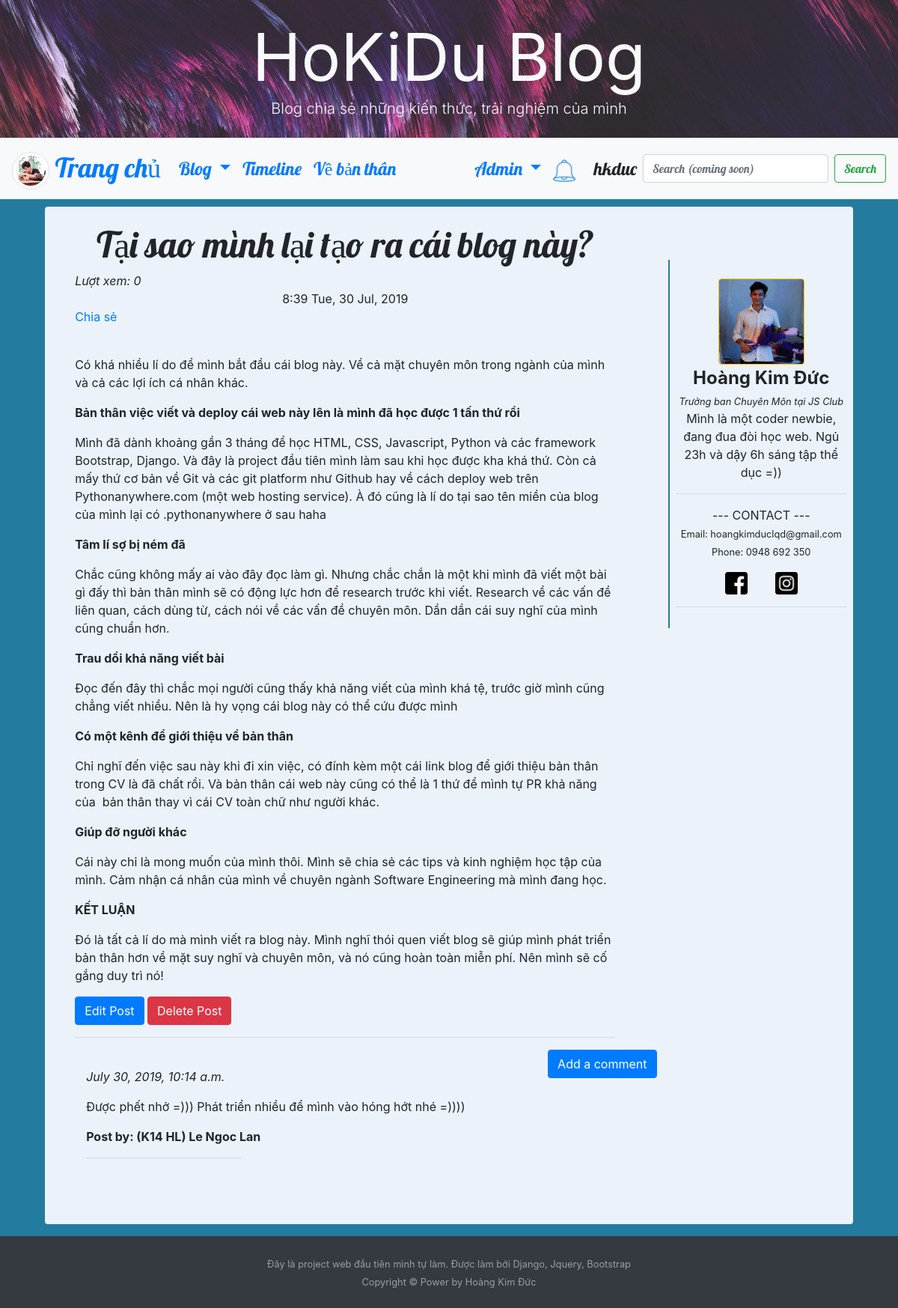
The page /post/8/ (signed in) on the database its author committed.
### blog/models.py (models this page shows, shortened)
class Post(models.Model):
   author = models.ForeignKey('auth.User', on_delete=models.CASCADE)
   title = models.CharField(max_length=200)
   text = models.TextField()
   create_date = models.DateTimeField(default=timezone.now)
   published_date = models.DateTimeField(blank=True,null=True)
   tag = models.CharField(choices=tag_list, max_length=20, default='tag1')
   view = models.IntegerField()

class Comment(models.Model):
   post = models.ForeignKey(
      'blog.Post', related_name='comments', on_delete=models.CASCADE)
   author = models.CharField(max_length=200)
   text = models.TextField()
   create_date = models.DateTimeField(default=timezone.now)
   approved_comment = models.BooleanField(default=False)

### blog/views.py (the view)
class PostDetailView(DetailView):
   context_object_name = 'post_detail'
   model = Post
   def get_object(self):
      post = super().get_object()
      if not self.request.user.is_authenticated:
         post.increase_view()
      return post

### blog/models.py (called while the page is built)
   def __str__(self):
      template = f'{self.person} {self.action} {self.post_title}'
      return template

### blog/views.py (called while the page is built)
   def get_context_data(self, **kwargs):
        ctx = super(DetailView, self).get_context_data(**kwargs)
        ctx['Notification'] = Notification.objects.order_by('-time')
        return ctx

### blog/templates/blog/post_detail.html (shortened to what this page needs)
   {% extends "blog/base.html" %}
   {% block content %}
   <h1 class="posttitle loader">{{post_detail.title}}</h1>
   {% if post_detail.published_date %}
      {% if user.is_authenticated %}
         <em>Lượt xem: {{ post_detail.view }}</em>
      {% endif %}
      <div class="date postdate">
         {{ post_detail.published_date|date:"G:i D, d M, Y" }}
      </div>
   {% else %}
      <a href="{% url 'post_publish' pk=post_detail.pk  %}" class="btn btn-info">Publish</a>
   {% endif %}
   <div class="fb-share-button" data-href="https://developers.facebook.com/docs/plugins/" data-layout="button"
      data-size="large"><a target="_blank"
         href="https://www.facebook.com/sharer/sharer.php?u=https%3A%2F%2Fdevelopers.facebook.com%2Fdocs%2Fplugins%2F&amp;src=sdkpreparse"
         class="fb-xfbml-parse-ignore">Chia sẻ</a></div> <br>
   <p class="postcontent">{{post_detail.text|safe|linebreaksbr}}</p>
   {% if user.is_authenticated %}
      <a class="btn btn-primary" href="{% url 'post_edit' pk=post_detail.pk %}">
         <span class="glyphicon glyphicon-pencil">Edit Post</span>
      </a>
      <a class="btn btn-danger" href="{% url 'post_remove' pk=post_detail.pk %}">
         <span class="glyphicon glyphicon-remove">Delete Post</span>
      </a>
   {% endif %}
   <hr>
   <a class="btn btn-primary btn-comment" href="{% url 'add_comment_to_post' pk=post_detail.pk %}">Add a comment</a>
   <div class="container">
      {% for comment in post_detail.comments.all  %}
      <br>
         {% if user.is_authenticated or comment.approved_comment %}
         <em>{{ comment.create_date }}</em>
            <p>{{ comment.text|safe|linebreaksbr }}</p>
            <p><b>Post by: {{ comment.author }}</b></p>
            <div style="width: 30%"><hr></div>
         {% endif %}
      {% empty %}
         <p>No Comments</p>
      {% endfor %}
   </div>
   {% endblock content %}

### blog/templates/blog/base.html (shortened to what this page needs)
<!DOCTYPE html>
{% load staticfiles %}
<html lang="en" dir="ltr">
<head>
   <link rel="stylesheet" href="https://maxcdn.bootstrapcdn.com/bootstrap/4.3.1/css/bootstrap.min.css">
   <link rel="stylesheet" href="//cdn.jsdelivr.net/npm/medium-editor@latest/dist/css/medium-editor.min.css"
      type="text/css" media="screen" charset="utf-8">
   <link rel="stylesheet" href="{% static 'css/blog.css' %}">
</head>
<body>
   <link rel="stylesheet" href="https://maxcdn.bootstrapcdn.com/font-awesome/4.7.0/css/font-awesome.min.css">
   <section class=" align-items-center d-flex bg-dark"
      style="height:40vh; background-size: cover; background-image: url(/static/images/base/header.jpg);">
      <div class="container-fluid">
         <div class="row  justify-content-center align-items-left d-flex text-center h-100">
            <div class="col-12 col-md-8 mt-4 h-50 ">
               <h1 class="display-2  text-light mb-auto mt-auto"><strong>HoKiDu Blog</strong> </h1>
               <p class="lead  text-light mb-4">Blog chia sẻ những kiến thức, trải nghiệm của mình</p>
            </div>
         </div>
      </div>
   </section>
   <nav class="navbar navbar-expand-lg bg-light techfont">
      <a class="navbar-brand bigbrand" href="{% url 'post_list' %}"><img style="height: 50px; width: 50px;"
            class="img-thumbnail rounded-circle" src="{% static 'images/base/brand.jpg' %}"> Trang chủ</a>
      <div class="collapse navbar-collapse" id="navbarSupportedContent">
         <ul class="navbar-nav mr-auto">
            <li class="nav-item dropdown">
               <a class="nav-link dropdown-toggle" href="#" id="navbarDropdown" role="button" data-toggle="dropdown"
                  aria-haspopup="true" aria-expanded="false">
                  Blog
               </a>
            </li>
            <li class="nav-item active">
               <a class="nav-link" href="#">Timeline</a>
            </li>
            <li class="nav-item active">
               <a class="nav-link" href="{% url 'about' %}">Về bản thân <span class="sr-only">(current)</span></a>
            </li>
         </ul>
         <ul class="navbar-nav navbar-right">
            {% if user.is_authenticated %}
            <li class="nav-item dropdown">
               <a class="nav-link dropdown-toggle" href="#" id="adminDropdown" role="button" data-toggle="dropdown"
                  aria-haspopup="true" aria-expanded="false">
                  Admin
               </a>
            </li>
            <li class="nav-item pr-2 mt-auto mb-auto dropdown">
               <a class="nav-link" href="#" id="NotificationDropdown"
                   role="button" data-toggle="dropdown"
                  aria-haspopup="true" aria-expanded="false">
                  <img style="height: 30px" src="{% static 'icons/bell.png' %}">
               </a>
            </li>
            <li class="nav-item"><a class="nav-link">{{user.username}}</a></li>
            {% else %}
            <li class="nav-item "><a class="nav-link" href="{% url 'login' %}">
               <img style="height:25px; width:25px;" src="{% static 'icons/admin.png' %}" alt="">
            </a></li>
            {% endif %}
         </ul>
         <form class="form-inline my-2 my-lg-0">
            <input class="form-control mr-sm-2" type="search" placeholder="Search (coming soon)" aria-label="Search">
            <button class="btn btn-outline-success my-2 my-sm-0" type="submit">Search</button>
         </form>
      </div>
   </nav>
   <div class="content rounded mb-3">
      <div class="row mt-3">
         <div class="col-lg-9">
            <div class="blog_posts">
               {% block content %}
               {% endblock content %}
            </div>
         </div>
         <div class="col-lg-3 text-center">
            <div class="sidebar sticky-top">
               <div class="profile pr-2 pl-2 verticalline">
                  <img class="w-50 rounded border border-warning" src="{% static 'images/base/icon.jpg' %}" alt=""><br>
                  <b class="bigbrand">Hoàng Kim Đức</b> <br>
                  <em><small>Trưởng ban Chuyên Môn tại JS Club</small></em>
                  <p>Mình là một coder newbie, đang đua đòi học web. Ngủ 23h và dậy 6h sáng tập thể dục =))</p>
                  <hr>
                  <p>--- CONTACT ---<br>
                     <small>Email: hoangkimduclqd@gmail.com</small><br>
                     <small>Phone: 0948 692 350</small>
                     <div>
                        <a style="display: inline;" class="nav-link" href="https://www.facebook.com/hokiduc"
                           target="_blank" rel="noopener noreferrer">
                           <img style="height:30px; width:30px;" src="{% static 'icons/facebook.png' %}" alt="">
                        </a>
                        <a style="display: inline;" class="nav-link" href="https://www.instagram.com/kimduwsc/"
                           target="_blank" rel="noopener noreferrer">
                           <img style="height:30px; width:30px;" src="{% static 'icons/instagram.png' %}" alt="">
                        </a>
                     </div>
                  </p>
                  <hr>
               </div>
            </div>
         </div>
      </div>
      <br><br><br>
   </div>
   <footer id="sticky-footer" class="py-4 bg-dark text-white-50">
      <div class="container text-center">
         <small>Đây là project web đầu tiên mình tự làm. Được làm bởi Django, Jquery, Bootstrap
            <br>Copyright &copy; Power by Hoàng Kim Đức</small>
      </div>
   </footer>
</body>
</html>

### blog/static/css/blog.css (style rules this page uses)
body { background-color: #247BA0; }
.content { background-color: #EBF2FA; width: 90%; margin-left: auto; margin-right: auto; padding-top: 0.5%; }
.blog_posts { width: 90%; margin-left: auto; margin-right: auto; }
.techfont { font-family: 'Lobster', cursive; font-size: 1.5em; margin-bottom: 10px; }
.bigbrand { font-size: 1.5em }
.postdate { text-align: center; }
.posttitle { font-family: 'Lobster', cursive; font-size: 3em; text-align: center; }
.postcontent { font-family: 'Noto Sans', sans-serif; font-size: 2em; }
.btn-comment { position: absolute; right: 0px; }
.verticalline { border-left: 2px solid #247BA0; }
.profile { padding-top: 10%; padding-bottom: 5% }
.sidebar { padding-top: 20% }
.loader { filter: hue-rotate(0deg); color: linear-gradient(45deg, #0f8, #08f); animation: hue 10000ms infinite linear; }
html, body { height: 100%; }
body { display: flex; flex-direction: column; }
.content { flex: 1 0 auto; }

### rows shown on the page
Post: title "Tại sao mình lại tạo ra cái blog này?", view "0", published_date "8:39 Tue, 30 Jul, 2019", text "Có khá nhiều lí do để mình bắt đầu cái blog này. Về cả mặt chuyên môn trong ngành của mình và cả các lợi ích cá nhân khác. Bản thân việc viết và deploy cái web này lên là mình đã học được 1 tấn thứ rồi Mình đã dành khoảng gần 3 tháng để học HTML, CSS, Javascript, Python và các framework Bootstrap, Django. Và đây là project đầu tiên mình làm sau khi học được kha khá thứ. Còn cả mấy thứ cơ bản về Git và các git platform như Github hay về cách deploy web trên Pythonanywhere.com (một web hosting service). À đó cũng là lí do tại sao tên miền của blog của mình lại có .pythonanywhere ở sau haha Tâm lí sợ bị ném đã Chắc cũng không mấy ai vào đây đọc làm gì. Nhưng chắc chắn là một khi mình đã viết…"
Comment: create_date "July 30, 2019, 10:14 a.m.", text "Được phết nhở =))) Phát triển nhiều để mình vào hóng hớt nhé =))))", author "(K14 HL) Le Ngoc Lan"

### other values the page prints
{{ user.username }} "hkduc"
